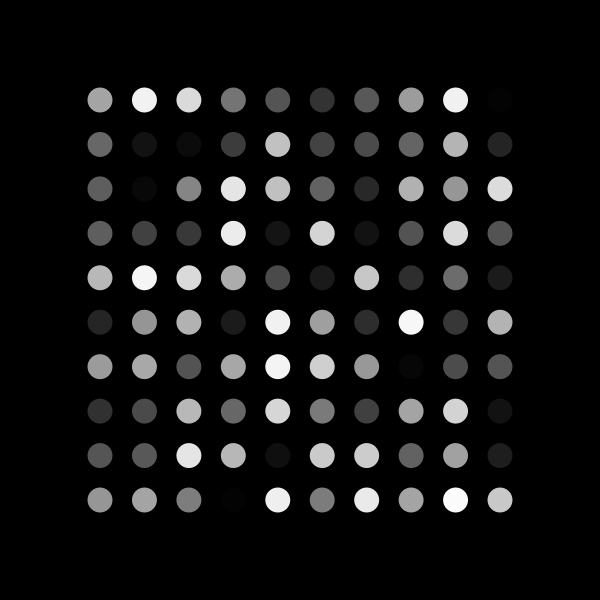
Frame 1 (no input)
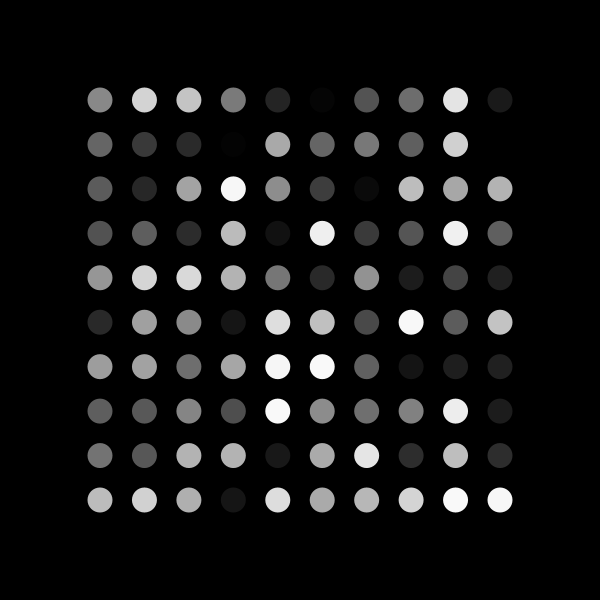
Frame 60 (the mouse pressed at the canvas centre just before this capture)
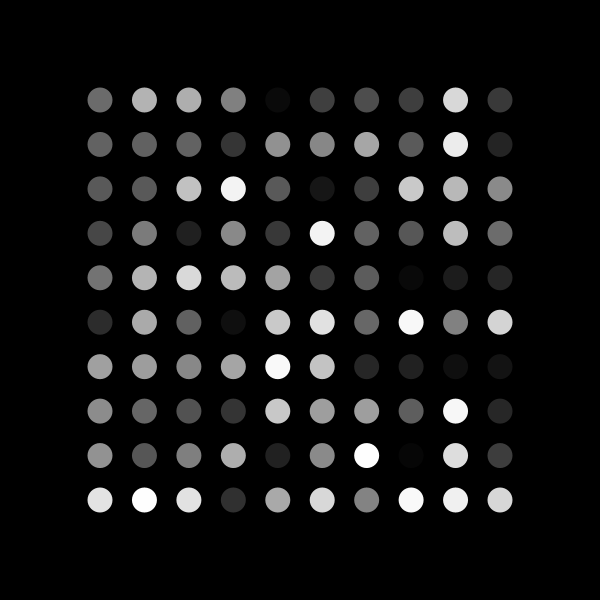
Frame 120 (the mouse held since frame 60 and released just before this capture)

The Processing sketch that drew these frames (run headless with seeded random() and noise(); from frame 60 on, the mouse is pressed at the canvas centre):

// Processing sketch: Final_8_0
// ── Final_8_0.pde
int cols = 10;


float[][] x = new float[cols][cols];
float[][] y = new float[cols][cols];
float[][] col = new float[cols][cols];
float[][] rate = new float[cols][cols];

void setup() {
  size(600, 600);
  for (int j = 0; j < cols; j++) {
  for (int i = 0; i < cols; i++) {
    x[i][j] = map(i, 0, cols - 1, 100, 500);
    y[i][j] = map(j, 0, cols - 1, 100, 500);
    col[i][j] = random(255);
    rate[i][j] = random(-1, 1);
  }
  }
}

void draw() {
  background(0);
  for (int j = 0; j < cols; j++) {
  for (int i = 0; i < cols; i++) {
    if (col[i][j] > 255 || col[i][j] < 0) {
      rate[i][j] *= -1;
    }

    col[i][j] += rate[i][j];

    noStroke();
    fill(col[i][j]);
    ellipse(x[i][j], y[i][j], 25, 25);
  }
  }
}
